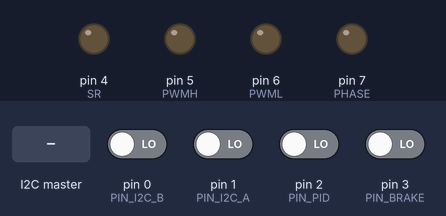
The sketch below on a simulated Arduino Uno, built with avr-gcc and run on an emulated ATmega328P. On the bench: output pins drawn as LEDs (lit = HIGH). Inputs (shaded band) come from the test bench; at power-on: pin 0 (PIN_I2C_B), pin 1 (PIN_I2C_A), pin 2 (PIN_PID), pin 3 (PIN_BRAKE) LOW.

Above: at 0.9 s.
1.0 s: the I2C master sends the byte 1
At 1.3 s:
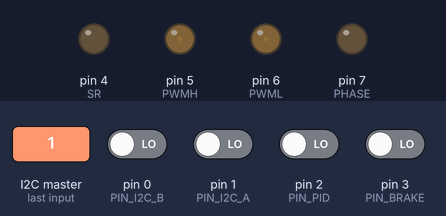
2.5 s: the I2C master sends the byte 90
At 3.6 s:
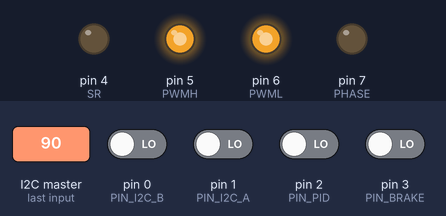
4.0 s: the I2C master sends the byte 200
At 4.7 s:
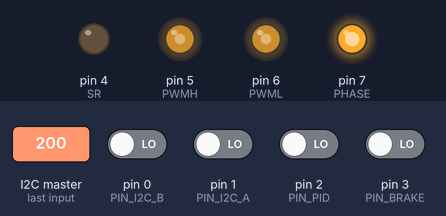
Timing chart, 0 to 7.0 s (numbered marks = the images above; inputs shaded):
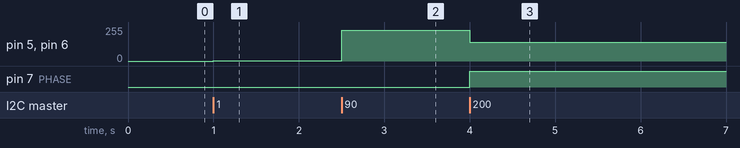

Measured:
- after the input at 1.0 s, pin 5 (PWMH), pin 6 (PWML): 0/255 → 2/255 at once
- after the input at 2.5 s, pin 5 (PWMH), pin 6 (PWML): 2/255 → 229/255 at once
- after the input at 4.0 s, pin 5 (PWMH), pin 6 (PWML): 229/255 → 142/255 at once; pin 7 (PHASE): LOW → HIGH at once

The sketch:

md.ino
```cpp
#include <Wire.h>

#include "pid.h"
#include "comm.h"
#include "state.h"
#include "config.h"
#include "driver.h"

#define SR 4
#define PWMH 5
#define PWML 6
#define PHASE 7

// TODO: clean up everything
void setup() {
  // i2cは 0x0a 〜 0x77 の値を推奨, 0x80以上は多分プロトコル的に動かない
  // Config(i2c_addr, encoder_resolution)
  Config cfg = Config(0x22, 4096);
  cfg.read_from_dip();

  PIDConfig pcfg = PIDConfig(1, 1, 1, PID_VELOCITY);
  PIDController pid = PIDController(cfg, pcfg);

  PORTC &= ~(1<<PINC0 | 1<<PINC1);
  pinMode(SR, OUTPUT);
  pinMode(PWMH, OUTPUT);
  pinMode(PWML, OUTPUT);
  pinMode(PHASE, OUTPUT);

  Wire.begin(cfg.i2c_addr);
  set_wire_callback();

  long long t_prev = millis();
  if(!cfg.is_test) {
    while(true) {
      if(abs(millis() - t_prev) > 1) {
        t_prev = millis();

        int8_t raw_power = power;
        if(cfg.is_pid) raw_power = pid.update(pid_target);
        drive(raw_power, cfg);
      }
    }
  }
}

void loop() {
}

ISR(PCINT1_vect,ISR_NOBLOCK){
  if((PINC & (1<<PINC0))^((PINC & (1<<PINC1))>>1))--counter;
  else ++counter;
}
```

comm.cpp
```cpp
#include <Wire.h>

#include "comm.h"
#include "state.h"

// TODO: make this function portable
void write_counter() {
  union {
    byte b[4];
    int32_t i;
  } conv;
  conv.i = counter;
  Wire.write(conv.b, 4);
}

void read_power() {
  power = Wire.read();
}

void recv_handler(int numBytes) {
  read_power();
}

void set_wire_callback() {
  Wire.onRequest(write_counter);
  Wire.onReceive(recv_handler);
}
```

comm.h
```cpp
#ifndef IMD_COMM_H
#define IMD_COMM_H

void set_wire_callback();

#endif
```

pid.cpp
```cpp
#include "Arduino.h"

#include "pid.h"
#include "state.h"
#include "config.h"

#define PWMH 5
#define PWML 6
#define PHASE 7
#define SR 4

float PIDController::update(float target) {
  unsigned long long time_now = millis();
  float dt = (time_now - time_prev) / 1000.;
  time_prev = time_now;

  // ピン割込みでcounterが壊れるかもしれないので
  noInterrupts();
  float current_value;
  if(pcfg.mode == PID_POSITION)
    current_value = (float)counter / cfg.encoder_resolution;
  else
    current_value = (float)(enc_prev - counter) / cfg.encoder_resolution / dt;
  enc_prev = counter;
  interrupts();

  float e = target - current_value;
  float P = e;
  I += e*dt;
  float D = (e - prev_e)/dt;
  prev_e = e;

  return P*pcfg.Kp + I*pcfg.Ki + D*pcfg.Kd;
}
```

pid.h
```cpp
#ifndef IMD_PID_H
#define IMD_PID_H

#include "config.h"

class PIDConfig {
  public:
    PIDConfig(float Kp, float Ki, float Kd, PIDMode mode)
      : Kp(Kp), Ki(Ki), Kd(Kd), mode(mode) {};
    float Kp, Ki, Kd;
    // add read_from_i2c
    PIDMode mode;
};

class PIDController {
  public:
    PIDController(Config& cfg, PIDConfig& pcfg)
      : cfg(cfg), pcfg(pcfg), I(0), enc_prev(0),
        time_prev(0), prev_e(0) {};

    float update(float target);

  private:
    Config& cfg;
    PIDConfig& pcfg;
    float I;
    float enc_prev;
    unsigned long long time_prev;
    float prev_e; // 過去の偏差
};

#endif
```

state.c
```cpp
#include "state.h"

volatile int32_t counter = 0;
volatile int8_t power = 0;
volatile float pid_target = 0;
```

state.h
```cpp
#ifndef IMD_STATE_H
#define IMD_STATE_H

#include "Arduino.h"

// encoder value
extern volatile int32_t counter;
// -100 <= power <= 100
extern volatile int8_t power;
extern volatile float pid_target;

#endif
```

config.cpp
```cpp
#include "config.h"

#define PIN_BRAKE 3
#define PIN_PID 2
#define PIN_I2C_A 1
#define PIN_I2C_B 0

void Config::read_from_dip() {
  // pin table for i2c address pin:
  // | PIN_I2C_A(3) | PIN_I2C_B(4) | I2C addr |
  // |==============|==============|==========|
  // | 0            | 0            | preset   |
  // | 0            | 1            | 0x08     |
  // | 1            | 0            | 0x09     |
  // | 1            | 1            | X (TEST) |
  bool pin_i2c[2] = {digitalRead(PIN_I2C_A) == HIGH,
                     digitalRead(PIN_I2C_B) == HIGH};

  is_test = false;
  if(pin_i2c[0] && pin_i2c[1]) {
    is_test = true;
    return;
  }
  else if(pin_i2c[0]) i2c_addr = 0x08;
  else if(pin_i2c[1]) i2c_addr = 0x09;

  is_brake = digitalRead(PIN_BRAKE) == HIGH;
  is_pid = digitalRead(PIN_PID) == HIGH;
}
```

config.h
```cpp
#ifndef IMD_CONFIG_H
#define IMD_CONFIG_H

#include "Arduino.h"

typedef enum PIDMode {
  PID_POSITION,
  PID_VELOCITY,
} PIDMode;

class Config {
  public:
    Config(uint8_t i2c_addr, int encoder_resolution)
      : is_pid(false), is_brake(false), is_test(false),
        i2c_addr(i2c_addr), encoder_resolution(encoder_resolution) {};

    // 将来的にはread_from_i2cも実装…？
    // does not set encoder_resolution
    // does not set i2c_addr in some case
    void read_from_dip();

    bool is_pid, is_brake, is_test;
    uint8_t i2c_addr;
    int encoder_resolution;
};

#endif
```

driver.cpp
```cpp
#include<Arduino.h>

#include "driver.h"

#define SR 4
#define PWMH 5
#define PWML 6
#define PHASE 7

#define ANALOG_WRITE_MAX 255

void drive(int duty, Config cfg){
  if(cfg.is_brake) digitalWrite(SR, HIGH);
  else digitalWrite(SR, LOW);

  //dutyの値の正負でモータのcw ccwを切り替える
	if(duty>=0)digitalWrite(PHASE, LOW);
	else digitalWrite(PHASE, HIGH);

	int pw = (int)((float)ANALOG_WRITE_MAX/100*abs(duty));

	analogWrite(PWML, pw);//モードラにｐｗｍを出力
	analogWrite(PWMH, pw);

}
```

driver.h
```cpp
#ifndef IMD_DRIVER_H
#define IMD_DRIVER_H

#include "config.h"

void drive(int duty, Config cfg);

#endif
```
